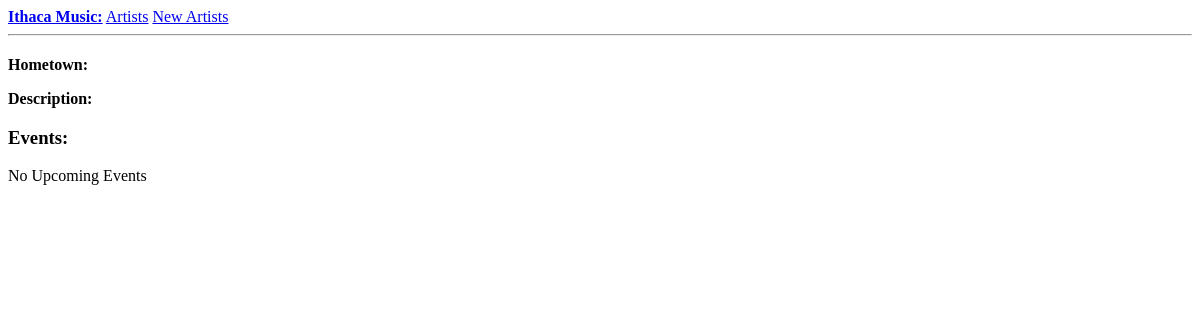
/artist/doug, run on an earlier commit of the app's database.
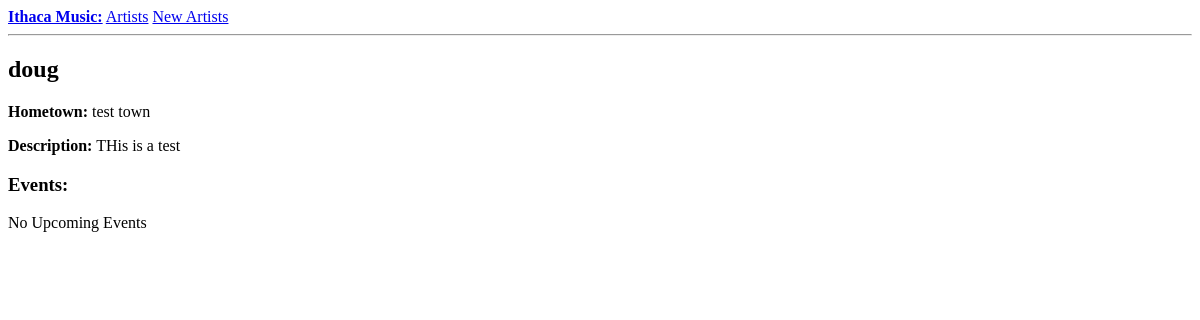
And on a later commit of the database.
### app/models.py (models this page shows, shortened)
class Artist(db.Model):
    __tablename__="Artist"
    id = db.Column(db.Integer, primary_key=True, autoincrement=True)
    name = db.Column(db.String(50), index=True, unique=True, nullable=False)
    hometown = db.Column(db.String(100))
    description = db.Column(db.Text)
    a2e = db.relationship("ArtistToEvent", backref="artist")

### app/routes.py (the view)
@app.route('/artist/<name>')
def artist(name):
    artist = db.session.query(Artist).filter_by(name=name).first()
    events = db.session.query(Events).join(Artist, Artist.id == ArtistToEvent.artist_id).join(ArtistToEvent, ArtistToEvent.event_id == Events.id).filter(Artist.name == name).all()
    return render_template('artist.html', title=name, artist=artist, events=events)

### app/templates/artist.html (shortened to what this page needs)
{% extends "base.html" %}
{% block content %}
    <h2>{{ artist.name }}</h2>
    <div><p><b>Hometown:</b> {{ artist.hometown }}</p></div>
    <div><p><b>Description:</b> {{ artist.description }}</p></div>
    <h3>Events:</h3>
    {% if not events %}
        <div><p>No Upcoming Events</p></div>
    {%  endif %}
{% endblock %}

What changed in the data, as far as the page shows it:
added Artist: name "doug", hometown "test town", description "THis is a test"
